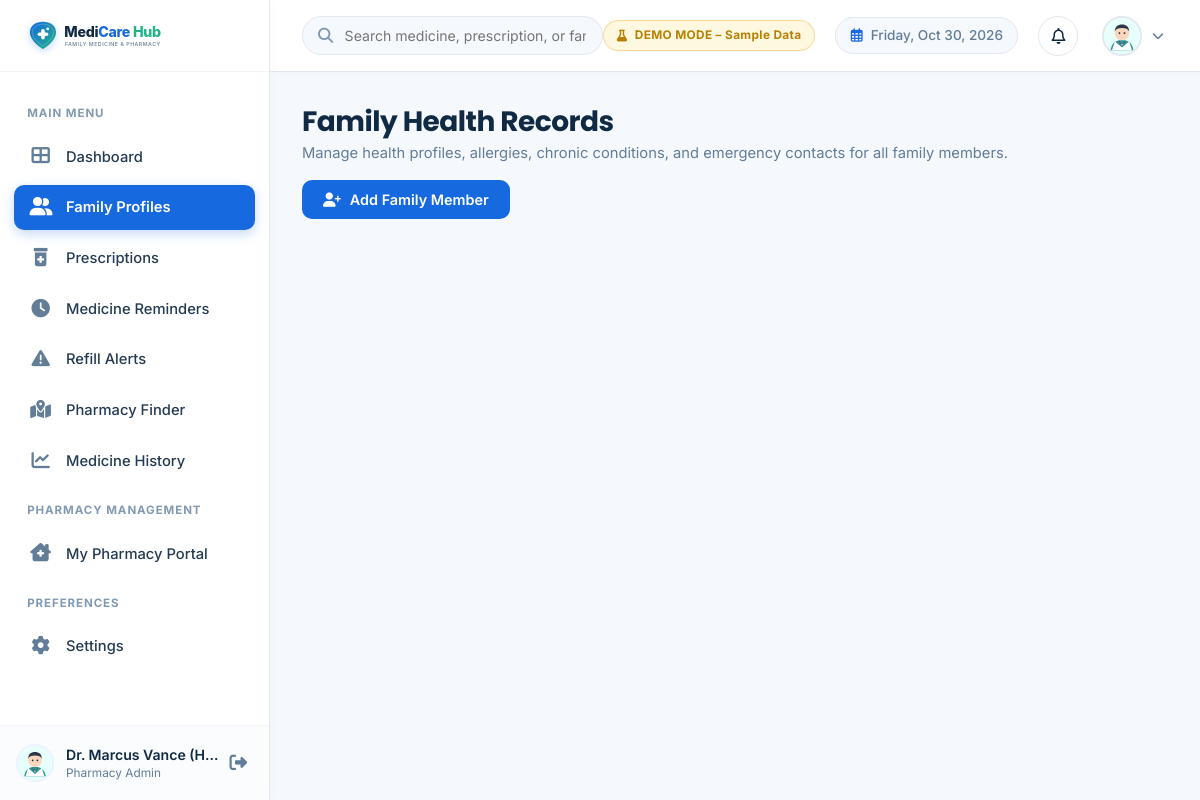
/family (signed in), run on the app's committed database.
### models.py (models this page shows, shortened)
class User(db.Model):
    __tablename__ = 'users'
    id = db.Column(db.Integer, primary_key=True)
    name = db.Column(db.String(120), nullable=False)
    email = db.Column(db.String(150), unique=True, nullable=False, index=True)
    phone = db.Column(db.String(30), nullable=True)
    password_hash = db.Column(db.String(256), nullable=False)
    role = db.Column(db.String(20), default='user')  # 'user', 'pharmacy_admin'
    avatar_url = db.Column(db.String(255), default='/static/images/default-avatar.svg')
    notification_pref_browser = db.Column(db.Boolean, default=True)
    notification_pref_email = db.Column(db.Boolean, default=True)
    notification_pref_sms = db.Column(db.Boolean, default=False)
    default_refill_threshold = db.Column(db.Integer, default=5)  # in days
    created_at = db.Column(db.DateTime, default=now_utc)
    family_members = db.relationship('FamilyMember', backref='user', cascade='all, delete-orphan', lazy=True)
    prescriptions = db.relationship('Prescription', backref='user', cascade='all, delete-orphan', lazy=True)
    dose_histories = db.relationship('DoseHistory', backref='user', cascade='all, delete-orphan', lazy=True)
    refill_alerts = db.relationship('RefillAlert', backref='user', cascade='all, delete-orphan', lazy=True)
    refill_histories = db.relationship('RefillHistory', backref='user', cascade='all, delete-orphan', lazy=True)
    notifications = db.relationship('Notification', backref='user', cascade='all, delete-orphan', lazy=True)
    pharmacies = db.relationship('Pharmacy', backref='owner', lazy=True)

### app.py (the view)
@app.route('/family')
@login_required
def family_profiles():
    user = get_current_user()
    members = FamilyMember.query.filter_by(user_id=user.id).order_by(FamilyMember.created_at.asc()).all()
    return render_template('family.html', active_page='family', family_members=members)

### app.py (called while the page is built)
def get_current_user():
    user_id = session.get('user_id')
    if user_id:
        return db.session.get(User, user_id)
    return None

def login_required(f):
    from functools import wraps
    @wraps(f)
    def decorated_function(*args, **kwargs):
        if 'user_id' not in session:
            flash('Please sign in to access your dashboard.', 'info')
            return redirect(url_for('login'))
        return f(*args, **kwargs)
    return decorated_function

### templates/family.html (shortened to what this page needs)
{% extends "base.html" %}
{% block content %}
<div class="page-container">
  <div class="page-header">
    <div class="page-title-wrap">
      <h1>Family Health Records</h1>
      <p>Manage health profiles, allergies, chronic conditions, and emergency contacts for all family members.</p>
    </div>
    <div class="page-actions">
      <button type="button" class="btn btn-primary" onclick="openAddMemberModal()">
        <i class="fas fa-user-plus"></i> Add Family Member
      </button>
    </div>
  </div>
</div>
{% endblock %}

### templates/base.html (shortened to what this page needs)
<!DOCTYPE html>
<html lang="en">
<head>
  <link rel="stylesheet" href="https://cdnjs.cloudflare.com/ajax/libs/font-awesome/6.5.1/css/all.min.css" />
  <link rel="stylesheet" href="https://unpkg.com/leaflet@1.9.4/dist/leaflet.css" />
  <link rel="stylesheet" href="{{ url_for('static', filename='css/style.css') }}">
  <link rel="stylesheet" href="{{ url_for('static', filename='css/dashboard.css') }}">
</head>
<body>
  {% if session.get('user_id') %}
  <div class="app-wrapper">
    <aside class="app-sidebar" id="appSidebar">
      <div class="sidebar-header">
        <a href="{{ url_for('dashboard') }}" class="sidebar-logo">
          <img src="{{ url_for('static', filename='images/logo.svg') }}" alt="MediCare Hub Logo">
        </a>
      </div>
      <nav class="sidebar-nav">
        <div class="nav-section-title">Main Menu</div>
        <a href="{{ url_for('dashboard') }}" class="nav-item {% if active_page == 'dashboard' %}active{% endif %}">
          <i class="fas fa-th-large"></i>
          <span>Dashboard</span>
        </a>
        <a href="{{ url_for('family_profiles') }}" class="nav-item {% if active_page == 'family' %}active{% endif %}">
          <i class="fas fa-user-friends"></i>
          <span>Family Profiles</span>
        </a>
        <a href="{{ url_for('prescriptions') }}" class="nav-item {% if active_page == 'prescriptions' %}active{% endif %}">
          <i class="fas fa-prescription-bottle-alt"></i>
          <span>Prescriptions</span>
        </a>
        <a href="{{ url_for('medicine_reminders') }}" class="nav-item {% if active_page == 'reminders' %}active{% endif %}">
          <i class="fas fa-clock"></i>
          <span>Medicine Reminders</span>
        </a>
        <a href="{{ url_for('refill_alerts') }}" class="nav-item {% if active_page == 'refills' %}active{% endif %}">
          <i class="fas fa-exclamation-triangle"></i>
          <span>Refill Alerts</span>
        </a>
        <a href="{{ url_for('pharmacy_finder') }}" class="nav-item {% if active_page == 'pharmacy' %}active{% endif %}">
          <i class="fas fa-map-marked-alt"></i>
          <span>Pharmacy Finder</span>
        </a>
        <a href="{{ url_for('medicine_history') }}" class="nav-item {% if active_page == 'history' %}active{% endif %}">
          <i class="fas fa-chart-line"></i>
          <span>Medicine History</span>
        </a>
        {% if session.get('user_role') == 'pharmacy_admin' %}
        <div class="nav-section-title">Pharmacy Management</div>
        <a href="{{ url_for('pharmacy_admin') }}" class="nav-item {% if active_page == 'pharmacy_admin' %}active{% endif %}">
          <i class="fas fa-clinic-medical"></i>
          <span>My Pharmacy Portal</span>
        </a>
        {% endif %}
        <div class="nav-section-title">Preferences</div>
        <a href="{{ url_for('settings_page') }}" class="nav-item {% if active_page == 'settings' %}active{% endif %}">
          <i class="fas fa-cog"></i>
          <span>Settings</span>
        </a>
      </nav>
      <div class="sidebar-footer">
        <div class="sidebar-user">
          <img src="{{ current_user.avatar_url or url_for('static', filename='images/default-avatar.svg') }}"
               alt="{{ current_user.name }}" class="user-avatar-sm">
          <div class="sidebar-user-info">
            <span class="user-name">{{ current_user.name }}</span>
            <span class="user-role">
              {% if current_user.role == 'pharmacy_admin' %}Pharmacy Admin{% else %}Family Caregiver{% endif %}
            </span>
          </div>
        </div>
        <a href="{{ url_for('logout') }}" class="btn-logout-icon" title="Logout">
          <i class="fas fa-sign-out-alt"></i>
        </a>
      </div>
    </aside>
    <div class="app-main">
      <header class="app-topbar">
        <div class="topbar-left">
          <div class="global-search-box">
            <i class="fas fa-search"></i>
            <input type="text" id="globalSearchInput" class="global-search-input"
                   placeholder="Search medicine, prescription, or family member (Press Enter)...">
          </div>
        </div>
        <div class="topbar-right">
          <div class="badge badge-warning" style="font-size: 0.74rem; font-weight: 700; padding: 0.38rem 0.8rem; letter-spacing: 0.03em; display: inline-flex; align-items: center; gap: 0.45rem; border: 1px solid rgba(255, 167, 38, 0.4);">
            <i class="fas fa-flask"></i> DEMO MODE – Sample Data
          </div>
          <div class="topbar-date">
            <i class="far fa-calendar-alt"></i>
            <span id="currentDateDisplay">{{ current_date_display }}</span>
          </div>
          <div class="profile-dropdown-wrapper">
            <button type="button" class="notification-bell-btn" id="notifBellBtn" aria-label="Notifications">
              <i class="far fa-bell"></i>
            </button>
          </div>
          <div class="profile-dropdown-wrapper">
            <button type="button" class="profile-dropdown-trigger" id="profileDropdownBtn">
              <img src="{{ current_user.avatar_url or url_for('static', filename='images/default-avatar.svg') }}"
                   alt="{{ current_user.name }}" class="user-avatar-md">
              <i class="fas fa-chevron-down" style="font-size: 0.75rem; color: var(--text-muted);"></i>
            </button>
          </div>
        </div>
      </header>
      <main class="page-content">
        {% block content %}{% endblock %}
      </main>
    </div>
  </div>
  {% else %}
    <main>
      {% block auth_content %}{% endblock %}
    </main>
  {% endif %}
</body>
</html>

### data on the page
User: avatar_url (picture), name "Dr. Marcus Vance (H…"
